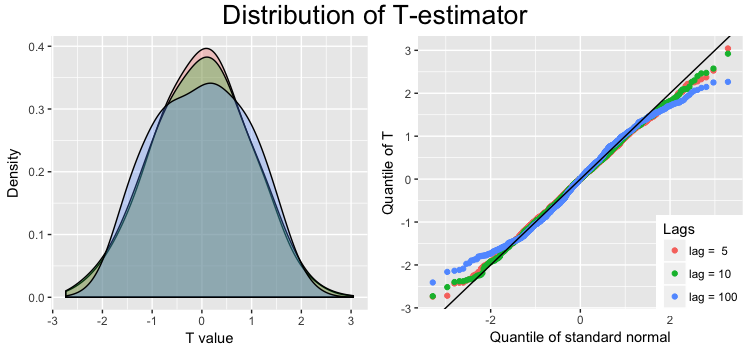

Source code (R):
set.seed(100)
library(ggplot2)
library(grid)
library(gridExtra)

setwd(Sys.getenv("masters-thesis"))
source("Simulation/Heston.R")
source("Simulation/BlackScholes.R")
source("Simulation/Bursts.R")
source("Simulation/Jumps.R")
source("Estimation/pre-average.R")
source("Estimation/estimates.R")

p0 <- Sys.time()

#################### PARAMETERS THAT DON'T CHANGE ####################
omega2 <- 2.64*10^(-10)*25
omega <- sqrt(omega2)
K2 <- 0.5 #K2
n <- 23400 /7 #Cheating again
mat <- 6.5/(24*7*52) /7
dt <- mat/n
Npaths <- 1000
sigma2 <- 0.0457 /25
sigma <- sqrt(sigma2)
(noise_ratio <- omega/(sqrt(dt)*sigma)) #10.66

#Because of lack of memory, it is done in loops
n_loops <- 1
desired_index <- n-1

#List to final values
hd <- 5 / (60*24*7*52) #5 min
lag_list <- c(5,10,100)
T_estimator <- matrix(nrow = Npaths,ncol = length(lag_list))

for (memory in 1:n_loops) {
  #memory <- 1
  temp_paths <- Npaths / n_loops
  
  #Heston simulations
  settings <- sim.setup(mat=mat, Npath = temp_paths, Nsteps = n, omega = omega) #6.5 hours
  Heston <- sim.heston(settings)
  
  #### Calculate dY ####
  dY <- t(diff(t(Heston$Y))) #Has to be transposed for 'diff' to work as desired
  data <- list(Y = dY, time = Heston$time)    
  
  for (lag in 1:length(lag_list)) {
    print(paste0("memory = ",memory, ", hd = ",hd,sep = ""))
    sig_hat <- est.sigma.mat(data, hv = hd, t.index = desired_index, lag = lag_list[lag])$sig
    mu_hat <- est.mu.mat(data, hd = hd, t.index = desired_index)$mu
    T_estimator[((memory-1)*temp_paths+1):(memory*temp_paths),lag] <- sqrt(hd) * mu_hat / sqrt(sig_hat)    
  }

}


#################### PLOT ####################
#Re-shape to data-frame
plot_data_frame <- data.frame(do.call("rbind",
                           list(cbind(T_estimator[,1],rep("lag =  5",dim(T_estimator)[1])), 
                                cbind(T_estimator[,2],rep("lag = 10",dim(T_estimator)[1])),
                                cbind(T_estimator[,3],rep("lag = 100",dim(T_estimator)[1])))))

colnames(plot_data_frame) <- c("T_estimator", "Lags")

#Numeric and factor
plot_data_frame$T_estimator <- as.numeric(as.character(plot_data_frame$T_estimator))
plot_data_frame$Lags <- as.factor(plot_data_frame$Lags)


g1 <- ggplot(plot_data_frame, aes(x = T_estimator, fill = Lags)) + 
  xlab("T value") + ylab("Density") + 
  geom_density(adjust = 1.5, alpha = 0.3)+
  theme(legend.position="none")
g1
g2 <- ggplot(plot_data_frame) + 
  stat_qq(aes(sample = T_estimator, colour = Lags)) +
  geom_abline(intercept = 0, slope = 1) +
  xlab("Quantile of standard normal") + ylab("Quantile of T") +
  theme(legend.position=c(0.87,0.16))
g2

grid.arrange(g1,g2,nrow = 1,
             top = textGrob("Distribution of T-estimator",gp=gpar(fontsize=20)))
